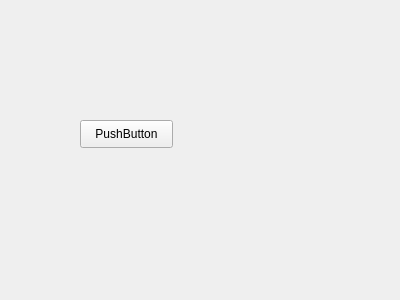
<?xml version="1.0" encoding="UTF-8"?>
<ui version="4.0">
 <class>Widget</class>
 <widget class="QWidget" name="Widget">
  <property name="geometry">
   <rect>
    <x>0</x>
    <y>0</y>
    <width>400</width>
    <height>300</height>
   </rect>
  </property>
  <property name="windowTitle">
   <string>Widget</string>
  </property>
  <widget class="QPushButton" name="pushButton">
   <property name="geometry">
    <rect>
     <x>80</x>
     <y>120</y>
     <width>93</width>
     <height>28</height>
    </rect>
   </property>
   <property name="text">
    <string>PushButton</string>
   </property>
  </widget>
 </widget>
 <layoutdefault spacing="6" margin="11"/>
 <resources/>
 <connections/>
</ui>
